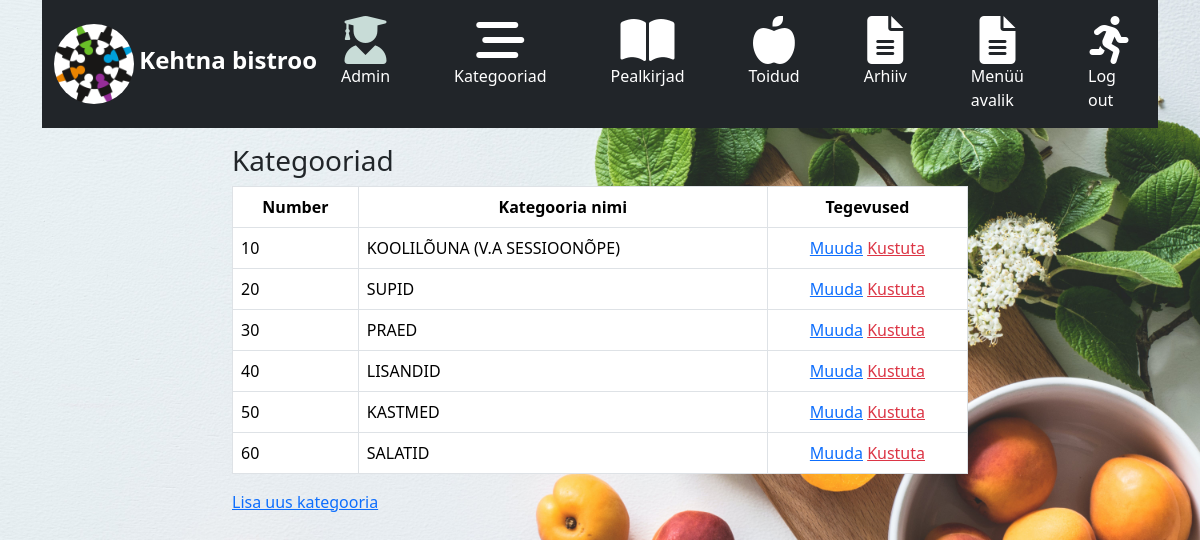
Before: /app_admin/category_list/ with the older database file.
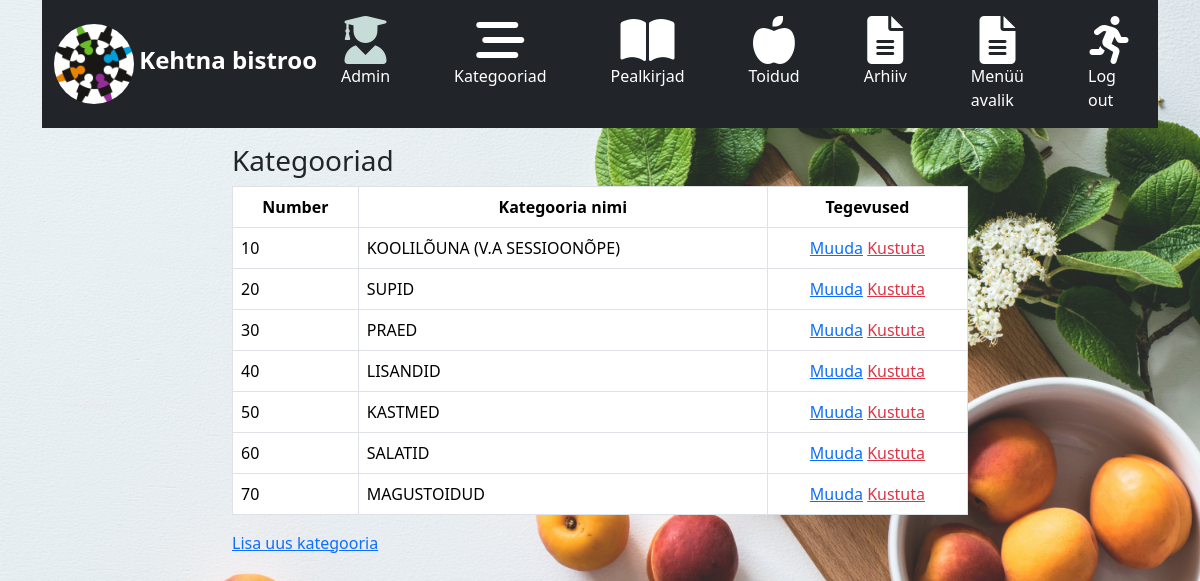
After: the same page with the newer database file.
### app_admin/models.py (models this page shows, shortened)
class Category(models.Model):
    number = models.IntegerField()
    name = models.CharField(max_length=255)
    class Meta:
        ordering = ['number']
        verbose_name_plural = 'categories'

### app_admin/views.py (the view)
# urls.py: path('category_list/', views.CategoryListView.as_view(), name='category_list'),
class CategoryListView(ListView):
    model = Category
    queryset = Category.objects.order_by('number')
    context_object_name = 'categories'  # default object_list now teacher

### app_admin/templates/app_admin/category_list.html (shortened to what this page needs)
{% extends 'base_admin.html' %}
{% block main %}
    <div class="row">
        <div class="col-8 mx-auto">
            <h3>Kategooriad</h3>
            <table class="table table-bordered table-hoover">
                <thead>
                <tr class="text-center">
                    <th>Number</th>
                    <th>Kategooria nimi</th>
                    <th>Tegevused</th>
                </tr>
                </thead>
                <tbody>
                {% for category in categories %}
                    <tr>
                        <td>{{ category.number }}</td>
                        <td>{{ category.name }}</td>
                        <td class="text-center">
                            <a href="{% url 'app_admin:category_update' pk=category.id %}">Muuda</a>
                            <a href="{% url 'app_admin:category_delete' pk=category.id %}"
                               class="text-danger">Kustuta</a>
                        </td>
                    </tr>
                {% endfor %}
                </tbody>
            </table>
            <a href="{% url 'app_admin:category_create' %}">Lisa uus kategooria</a>
        </div>
    </div>
{% endblock %}

Changed rows visible on the page:
added Category: number "70", name "MAGUSTOIDUD"
